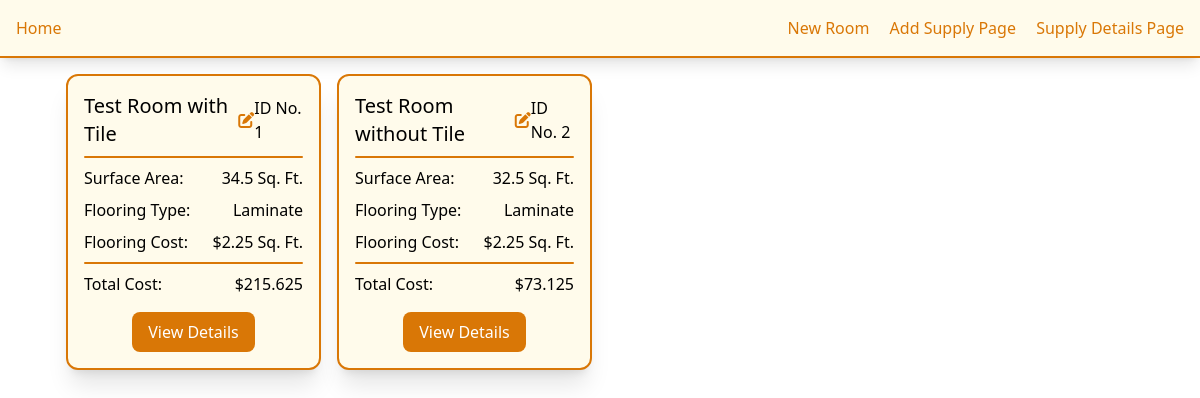
The page / on the database its author committed.
### models/Models.py (models this page shows)
class RoomModel(Base):
    __tablename__ = 'rooms'
    id = Column(Integer, primary_key=True, index=True)
    name = Column(String, nullable=False)
    surface_area = Column(Float, nullable=False)
    flooring_type = Column(String, nullable=False)
    flooring_cost_per_sqft = Column(Float, nullable=False)
    is_tiling_needed = Column(Boolean, default=False, nullable=False)
    tile_type = Column(String, nullable=True)
    tile_cost_per_sqft = Column(Float, nullable=True)
    tiling_area = Column(Float, nullable=True)
    supplies = relationship("SupplyModel", back_populates="room")

### app.py (the view)
@app.route('/')
def index():
    rooms = db_session.query(RoomModel).all()
    return render_template('home.html', rooms=rooms)

### templates/home.html
{% extends 'components/base.html' %}
{% block content %}
<div class="flex align-center justify-center">
    <div class="w-11/12 grid grid-cols-1 sm:grid-cols-2 md:grid-cols-3 lg:grid-cols-4 gap-4 p-4">
        {% for room in rooms %}
        <div class="rounded-xl p-4 bg-amber-50 border-2 border-amber-600 shadow-xl">
            <div class="flex items-center">
                <h1 class="text-xl">{{ room.name }}</h1>
                <a href="/edit_rooms/{{ room.id }}" class="ml-2 text-amber-600 hover:text-amber-800">
                    <i class="fa-solid fa-pen-to-square"></i>
                </a>
                <h3 class="ml-auto">ID No. {{ room.id }}</h3>
            </div>
            <hr class="h-0.5 mx-auto my-2 bg-amber-600 border-0 rounded">
            <div class="space-y-2">
                <div class="flex justify-between">
                    <h3>Surface Area:</h3>
                    <h3>{{ room.surface_area }} Sq. Ft.</h3>
                </div>
                <div class="flex justify-between">
                    <h3>Flooring Type:</h3>
                    <h3>{{ room.flooring_type }}</h3>
                </div>
                <div class="flex justify-between">
                    <h3>Flooring Cost:</h3>
                    <h3>${{ room.flooring_cost_per_sqft }} Sq. Ft.</h3>
                </div>
            </div>
            <hr class="h-0.5 mx-auto my-2 bg-amber-600 border-0 rounded">
            <div class="space-y-2">
                <div class="flex justify-between">
                    <h3>Total Cost:</h3>
                    <h3>
                        ${{ (room.surface_area * room.flooring_cost_per_sqft)
                            + (room.tiling_area * room.tile_cost_per_sqft if room.is_tiling_needed else 0) | round(2) }}
                    </h3>
                </div>
            </div>
            <div class="flex justify-center mt-4">
                <a href="{{ url_for('room_details', room_id=room.id) }}" class="bg-amber-600 text-white px-4 py-2 rounded-lg hover:bg-amber-800 transition">
                    View Details
                </a>
            </div>
        </div>
        {% endfor %}
    </div>
</div>
{% endblock %}

### rows shown on the page
RoomModel: name "Test Room with Tile", id "1", surface_area "34.5", flooring_type "Laminate", flooring_cost_per_sqft "2.25", surface_area+flooring_cost_per_sqft+is_tiling_needed "215.625"
RoomModel: name "Test Room without Tile", id "2", surface_area "32.5", flooring_type "Laminate", flooring_cost_per_sqft "2.25", surface_area+flooring_cost_per_sqft+is_tiling_needed "73.125"
